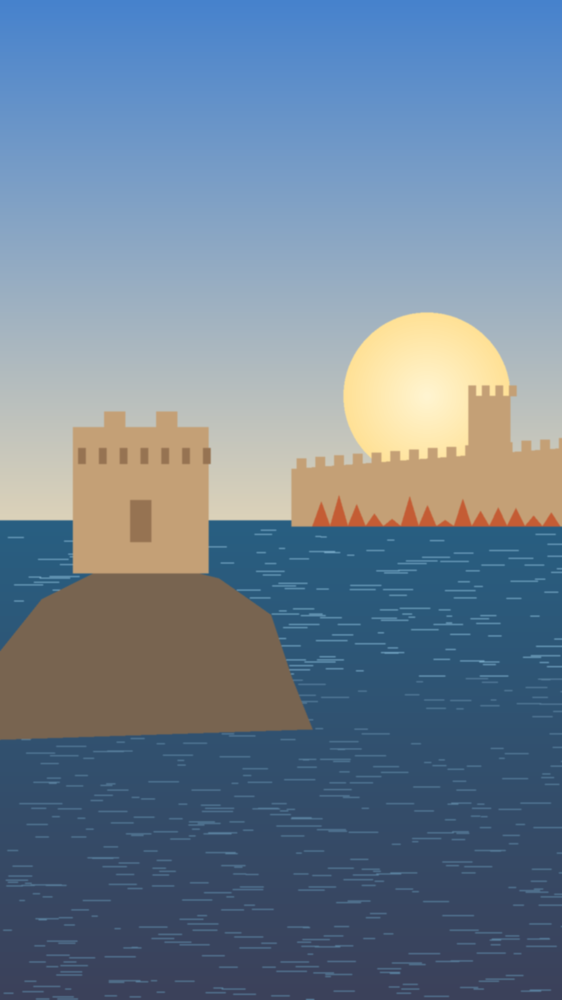
#> input picture got-dubrovnik-dev/tests/fake/scene.png, 562 x 1000 px, shrunk from 1080 x 1920 before the run
$ python brighten.py ../../../got-dubrovnik-dev/tests/fake/scene.png
#> lines starting #> are read from the running program, lines starting #| are printed output that depends on the picture
#!/usr/bin/env python3
"""Clareia frames escuros (vídeos 4K HDR desenhados num canvas SDR saem apagados).
uso: brighten.py arquivo.jpg [...]   (sobrescreve; alvo de brilho médio 0.42)"""
import sys, numpy as np
from PIL import Image, ImageOps
for p in sys.argv[1:]:
    im = ImageOps.autocontrast(Image.open(p).convert('RGB'), cutoff=(0.3, 0.3))
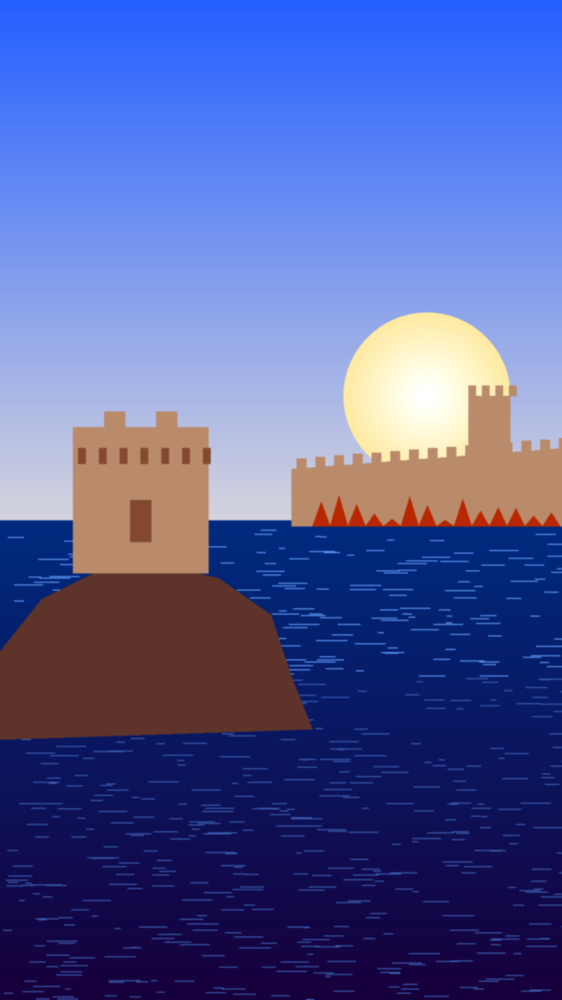
#> im: PIL image 562x1000 RGB; mean R, G, B 81.7, 91.6, 156.5
    a = np.asarray(im).astype(float) / 255; m = a.mean()
#> after `m = a.mean()`: m = 0.431
    if m < 0.36:
        a = a ** (np.log(0.42) / np.log(max(m, 1e-3)))
    out = Image.fromarray((a * 255).clip(0, 255).astype('uint8'))
    out.save(p, quality=88, optimize=True, progressive=True)
    print(f'{p}: brilho {m:.2f} -> {np.asarray(out).mean()/255:.2f}')
#| ../../../got-dubrovnik-dev/tests/fake/scene.png: brilho 0.43 -> 0.43
